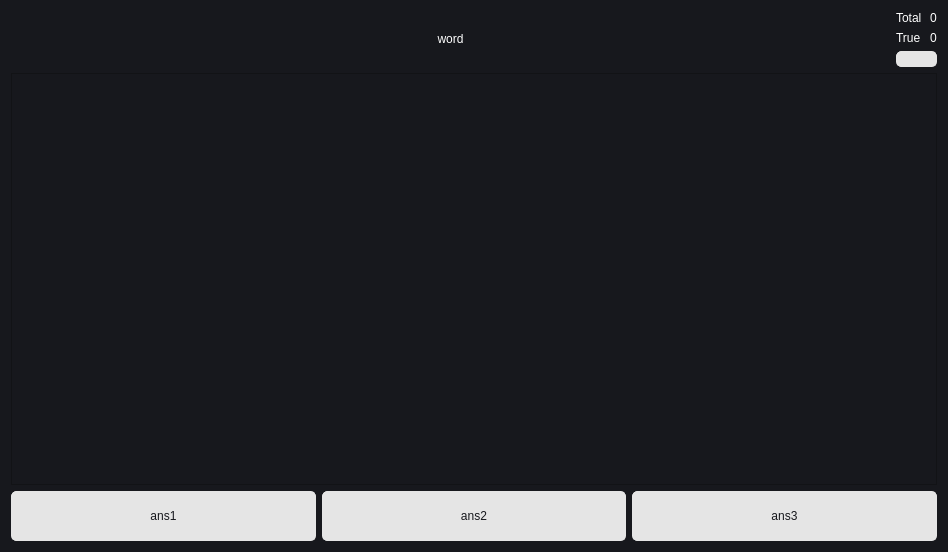
<?xml version="1.0" encoding="UTF-8"?>
<ui version="4.0">
 <class>Dialog</class>
 <widget class="QDialog" name="Dialog">
  <property name="geometry">
   <rect>
    <x>0</x>
    <y>0</y>
    <width>948</width>
    <height>552</height>
   </rect>
  </property>
  <property name="windowTitle">
   <string>Title</string>
  </property>
  <property name="styleSheet">
   <string notr="true">* {
	font: 63 20pt &quot;DejaVu Sans Mono&quot;;
	background-color: #17181d;
	color: #ffffff;
}

QPushButton {
	font: 63 20pt &quot;DejaVu Sans Mono&quot;;
	background-color: #e5e5e5;
	border: 1px solid #e5e5e5;
	border-radius: 5px;
	color: #17181d;
}
QPushButton:hover {
    border-radius:5px;
	border: 1px solid #a0a0a0;
	background-color: #a0a0a0;
    color: 17181d;
}

QPushButton:disabled {
	border-radius:5px;
	border: 1px solid gray;
    background-color: gray;
    color: 17181d;
}

QPushButton:pressed {
    border-radius:5px;
	border: 1px solid #808080;
	background-color: #808080;
    color: 17181d;
}
</string>
  </property>
  <layout class="QVBoxLayout" name="verticalLayout">
   <item>
    <layout class="QHBoxLayout" name="horizontalLayout_2">
     <item>
      <widget class="QLabel" name="english_word">
       <property name="sizePolicy">
        <sizepolicy hsizetype="Expanding" vsizetype="Preferred">
         <horstretch>0</horstretch>
         <verstretch>0</verstretch>
        </sizepolicy>
       </property>
       <property name="styleSheet">
        <string notr="true"/>
       </property>
       <property name="text">
        <string>word</string>
       </property>
       <property name="alignment">
        <set>Qt::AlignCenter</set>
       </property>
      </widget>
     </item>
     <item>
      <layout class="QVBoxLayout" name="verticalLayout_2">
       <item>
        <layout class="QGridLayout" name="gridLayout">
         <item row="0" column="0">
          <widget class="QLabel" name="label_2">
           <property name="text">
            <string>Total</string>
           </property>
          </widget>
         </item>
         <item row="1" column="0">
          <widget class="QLabel" name="label">
           <property name="text">
            <string>True </string>
           </property>
          </widget>
         </item>
         <item row="0" column="1">
          <widget class="QLabel" name="total_label">
           <property name="text">
            <string>0</string>
           </property>
           <property name="alignment">
            <set>Qt::AlignCenter</set>
           </property>
          </widget>
         </item>
         <item row="1" column="1">
          <widget class="QLabel" name="true_label">
           <property name="text">
            <string>0</string>
           </property>
           <property name="alignment">
            <set>Qt::AlignCenter</set>
           </property>
          </widget>
         </item>
        </layout>
       </item>
       <item>
        <widget class="QPushButton" name="play_word_audio">
         <property name="text">
          <string/>
         </property>
         <property name="icon">
          <iconset>
           <normaloff>data/volume.png</normaloff>data/volume.png</iconset>
         </property>
         <property name="iconSize">
          <size>
           <width>50</width>
           <height>50</height>
          </size>
         </property>
        </widget>
       </item>
      </layout>
     </item>
    </layout>
   </item>
   <item>
    <widget class="QPlainTextEdit" name="plainTextEdit">
     <property name="readOnly">
      <bool>true</bool>
     </property>
    </widget>
   </item>
   <item>
    <layout class="QHBoxLayout" name="horizontalLayout">
     <item>
      <widget class="QPushButton" name="answer1_button">
       <property name="sizePolicy">
        <sizepolicy hsizetype="Minimum" vsizetype="Fixed">
         <horstretch>0</horstretch>
         <verstretch>50</verstretch>
        </sizepolicy>
       </property>
       <property name="minimumSize">
        <size>
         <width>0</width>
         <height>50</height>
        </size>
       </property>
       <property name="text">
        <string>ans1</string>
       </property>
      </widget>
     </item>
     <item>
      <widget class="QPushButton" name="answer2_button">
       <property name="sizePolicy">
        <sizepolicy hsizetype="Minimum" vsizetype="Fixed">
         <horstretch>0</horstretch>
         <verstretch>50</verstretch>
        </sizepolicy>
       </property>
       <property name="minimumSize">
        <size>
         <width>0</width>
         <height>50</height>
        </size>
       </property>
       <property name="text">
        <string>ans2</string>
       </property>
      </widget>
     </item>
     <item>
      <widget class="QPushButton" name="answer3_button">
       <property name="sizePolicy">
        <sizepolicy hsizetype="Minimum" vsizetype="Fixed">
         <horstretch>0</horstretch>
         <verstretch>50</verstretch>
        </sizepolicy>
       </property>
       <property name="minimumSize">
        <size>
         <width>0</width>
         <height>50</height>
        </size>
       </property>
       <property name="text">
        <string>ans3</string>
       </property>
      </widget>
     </item>
    </layout>
   </item>
  </layout>
 </widget>
 <resources/>
 <connections/>
</ui>
